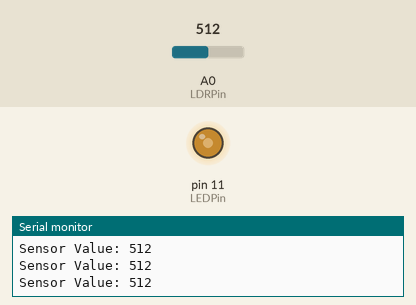
This sketch was run on a simulated Arduino Uno, built with avr-gcc and run on an emulated ATmega328P. On the bench: output pins drawn as LEDs (lit = HIGH), the last lines printed to the serial monitor. The test bench sets the inputs (shaded band); at power-on: A0 (LDRPin) = 512.

Above: at 1.2 s.
1.3 s: A0 (LDRPin) set to 716
At 2.3 s:
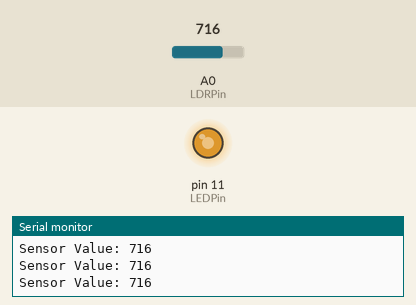
2.8 s: A0 (LDRPin) set to 900
At 3.4 s:
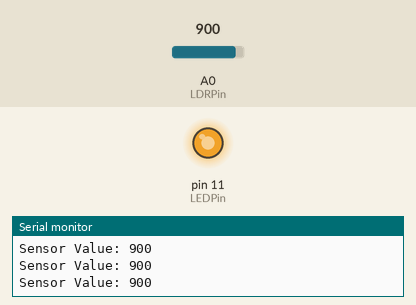
4.3 s: A0 (LDRPin) set to 122
At 4.6 s:
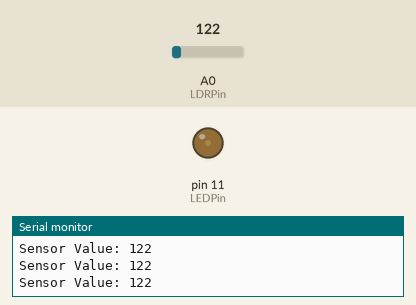
5.8 s: A0 (LDRPin) set to 0
At 6.9 s:
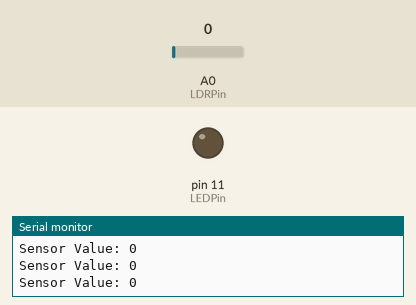
7.3 s: A0 (LDRPin) set to 511
At 8.0 s:
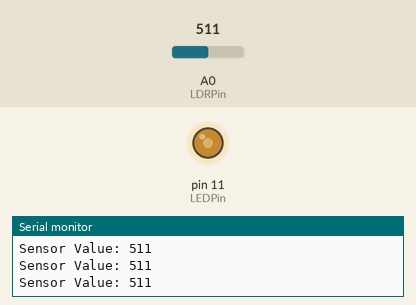
Timing chart, 0 to 9.8 s (numbered marks = the images above; inputs shaded):
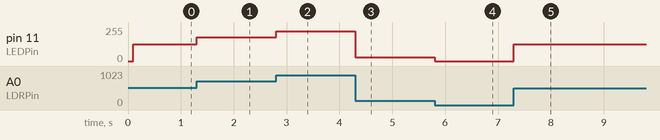

The sketch:

Task1.2PAlternate.ino
```cpp
#include <TimerOne.h>

// TINKERCAD DOES NOT HAVE THIS LIBRARY, AND I DO NOT HAVE THE LDR COMPONENT
// THEREFORE THIS IS AN ALTERNATE VERSION AND THE OTHER TASK1.2P WAS SUBMITTED

// initialise pins
int LDRPin = A0;
int LEDPin = 11;

// initialise sensor reading
int LDRValue = 0;

// setup
void setup()
{
  pinMode(LDRPin, INPUT);
  pinMode(LEDPin, OUTPUT);

  Serial.begin(9600);

  // setup interrupt
  Timer1.initialize(100000); // 100ms
  Timer1.attachInterrupt(timerISR);
}

void loop()
{
}

// interrupt
void timerISR()
{
  // read sensor
  LDRValue = analogRead(LDRPin);

  // print sensor value
  Serial.println("Sensor Value: " + String(LDRValue));

  // map sensor value to LED
  analogWrite(LEDPin, map(LDRValue, 0, 1023, 0, 255));
}
```

Measured:
- after the input at 1.3 s, pin 11 (LEDPin): 127/255 → 178/255 at once
- after the input at 2.8 s, pin 11 (LEDPin): 178/255 → 224/255 at once
- after the input at 4.3 s, pin 11 (LEDPin): 224/255 → 30/255 at once
- after the input at 5.8 s, pin 11 (LEDPin): 30/255 → 0/255 at once
- after the input at 7.3 s, pin 11 (LEDPin): 0/255 → 127/255 at once
